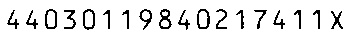
#> input picture core/4c19e00d-c1d2-41a8-bbca-09e20e1a68f5.jpg, 352 x 41 px
$ python -i functions.py   (imports and definitions only)
#> lines starting #> are read from the running program, lines starting #| are printed output that depends on the picture; after the words box and inside, x2 and y2 are one past the last pixel; in counts of white or black regions, pixels touching at a corner belong together
import math
import sys

import numpy as np
import cv2
import pytesseract
sys.path.append("../")
from config import *
pytesseract.pytesseract.tesseract_cmd = TESSERACT_OCR


# 二值化算法大全
class myThreshold():

    # [47 lines left out: functions getMinimumThreshold, __IsDimodal, not called in this run]

    def __getHisGram(self, imgSrc):
        hist_cv = cv2.calcHist([imgSrc], [0], None, [256], [0, 256])
        return hist_cv

    # 一维最大熵
    def get1DMaxEntropyThreshold(self, imgSrc):
        X = Y = Amount = 0
        HistGramD = {}
        MinValue = 0
        MaxValue = 255
        Threshold = 0

        HistGram = self.__getHisGram(imgSrc)

        for i in range(256):
            if HistGram[MinValue] == 0:
                MinValue += 1
            else:
                break

        while MaxValue > MinValue and HistGram[MinValue] == 0:
            MaxValue -= 1

        if (MaxValue == MinValue):
            return MaxValue     # 图像只有一个颜色
        if (MinValue + 1 == MaxValue):
            return MinValue     # 图像只有二个颜色

        for Y in range(MinValue, MaxValue + 1):
            Amount += HistGram[Y]  # 像素总数

        for Y in range(MinValue, MaxValue + 1):
            HistGramD[Y] = HistGram[Y] / Amount + 1e-17

        MaxEntropy = 0.0
        for Y in range(MinValue + 1, MaxValue):
            SumIntegral = 0
            for X in range(MinValue, Y + 1):
                SumIntegral += HistGramD[X]

            EntropyBack = 0
            for X in range(MinValue, Y + 1):
                EntropyBack += (- HistGramD[X] / SumIntegral * math.log(HistGramD[X] / SumIntegral))

            EntropyFore = 0
            for X in range(Y + 1, MaxValue + 1):
                SumI = 1 - SumIntegral
                if SumI < 0:
                    SumI = abs(SumI)
                elif SumI == 0:
                    continue

                EntropyFore += (- HistGramD[X] / (1 - SumIntegral) * math.log(HistGramD[X] / SumI))

            if MaxEntropy < (EntropyBack + EntropyFore):
                Threshold = Y
                MaxEntropy = EntropyBack + EntropyFore

        if Threshold > 5:
            return Threshold - 5  # 存在误差
        return Threshold

    # ISODATA  阈值算法
    # [32 lines left out: function getIsoDataThreshold, not called in this run]

    def getIntermodesThreshold(self, imgSrc):
        HistGram = self.__getHisGram(imgSrc)
        return 126

    # 获取阈值
    def getAlgos(self):
        algos = {
            0: 'getMinimumThreshold',  # 谷底最小值
            1: 'get1DMaxEntropyThreshold',  # 一维最大熵
            2: 'getIsoDataThreshold', # intermeans
            # 3: 'getKittlerMinError', # kittler 最小错误
            4: 'getIntermodesThreshold',  # 双峰平均值的阈值
        }
        return algos


# 图像二值化 传入灰度图
def gray_to_binary(gray, method=1):
    j = method  # 0-5间 阈值获取算法
    thr = myThreshold()
    # 0-5间 阈值获取算法
    algos = thr.getAlgos()[j]
    threshold = getattr(thr, algos)(gray)
    # get 阈值 + 二值化数据
    ret, binary = cv2.threshold(gray, threshold, 255, cv2.THRESH_BINARY)
    return ret, binary


# 根据图片大小算出大致腐蚀or膨胀所需核的大小
def cal_element_size(img):
    sp = img.shape
    width = sp[1]
    kenaly = math.ceil((width / 400.0) * 12)
    kenalx = math.ceil((kenaly / 5.0) * 4)
    a = (int(kenalx), int(kenaly))
    return a


# 查找身份证id可能的区域 存起来
# [103 lines left out: functions find_id_regions, is_identi_number, crop_img_by_box, find_chinese_regions, not called in this run]


# 找到 每行文字的高
def horizontal_projection(binary_img):
    # 水平行边界坐标
    boundaryCoors = []
    (x, y) = binary_img.shape
    # 这一列
    a = [0 for z in range(0, x)]
    for i in range(0, x):
        # 对这一行
        for j in range(0, y):
            if binary_img[i, j] == 0:
                a[i] = a[i] + 1
    # 连续区域标识
    continuouStartFlag = False
    up = down = 0
    # 行高不足总高1/20 临时保存 考虑与下一个行合并
    tempUp = 0
    # 主要解决汉字中上下结构的单子行像素点不连续的问题
    for i in range(0, x):
        if a[i] > 1:
            if not continuouStartFlag:
                continuouStartFlag = True
                up = i
        else:
            if continuouStartFlag:
                continuouStartFlag = False
                down = i-1  # - 1
                if down - up >= x // 20 and down-up <= x//5:  # // 10
                    # 行高小于总高1/20的抛弃
                    boundaryCoors.append([up, down])
                    # print("if boundaryCoors", boundaryCoors)
                else:
                    if tempUp > 0:
                        if down - tempUp >= x // 20 and down - tempUp <= x//10:
                            # 行高小于总高1/20的抛弃
                            boundaryCoors.append([tempUp, down])
                            tempUp = 0
                    else:
                        tempUp = up
    # 姓名 年 月 日 性别-民族 地址
    if len(boundaryCoors) < 4:
        return False
    # print("boundaryCoors", boundaryCoors)
    return boundaryCoors


# [53 lines left out: function get_id_nums, not called in this run]


# 根据提取的区域 识别提取各部分汉字 民族+addr
def get_chinese_char(gray_char_area_img):
    # 二值化处理
    ret, binary = gray_to_binary(gray_char_area_img, method=1)

    # 2. 膨胀和腐蚀操作，得到可以查找矩形的图片
    # 获取核大小
    a = cal_element_size(binary)
    element1 = cv2.getStructuringElement(cv2.MORPH_RECT, (2, 2))
    element2 = cv2.getStructuringElement(cv2.MORPH_RECT, a)

    # 微处理去掉小的噪点
    dilation_1 = cv2.dilate(binary, element1, iterations=1)
    erosion_1 = cv2.erode(dilation_1, element1, iterations=1)
    # 文字膨胀与腐蚀使其连成一个整体
    erosion_2 = cv2.erode(erosion_1, element2, iterations=1)
    dilation_2 = cv2.dilate(erosion_2, element1, iterations=1)

    boundaryCoors = horizontal_projection(dilation_2)
    if not boundaryCoors:
        raise('获取各行起始坐标失败！')

    # 垂直投影对行内字符进行切割
    # 文本行序号
    textLine = 0
    CARD_NAME = CARD_ETHNIC = CARD_ADDR = ''
    for textLine, boundaryCoor in enumerate(boundaryCoors):
        # 依次从上到下
        if textLine == 0:
            vertiCoors, text = get_name(binary, boundaryCoor, gray_char_area_img)  # 获得垂直字符切割坐标 和 字符
            # print("457name:", text)
            CARD_NAME = text
        elif textLine == 1:
            vertiCoors, text = get_gender_ethic(binary, boundaryCoor, gray_char_area_img)  # 获得垂直字符切割坐标 和 字符
            # CARD_GENDER = text[0]
            CARD_ETHNIC = text
            # print("439enthic", CARD_ETHNIC)
        else:
            vertiCoors, text = get_address(binary, boundaryCoor, gray_char_area_img)  # 获得垂直字符切割坐标 和 字符
            CARD_ADDR += text

    return {'CARD_NAME': CARD_NAME, 'CARD_ETHNIC': CARD_ETHNIC, 'CARD_ADDR':CARD_ADDR}


# 文字切割 就是每一列一列列看 分块
# [172 lines left out: functions chars_cut, _chineseCharHandle, get_name, get_gender_ethic, get_address, not called in this run]

>>> import cv2
>>> picture = cv2.imread('4c19e00d-c1d2-41a8-bbca-09e20e1a68f5.jpg', cv2.IMREAD_GRAYSCALE)
#> picture is the input picture: shape (41, 352); min 0, max 255, mean 230.6
>>> result = get_chinese_char(picture)
#> in __getHisGram, `hist_cv = cv2.calcHist([imgSrc], [0], None, [256], [0, 256])`: hist_cv = 256 values, max 11247 at index 255, min 0 at index 7, mean 56.38
#> in get1DMaxEntropyThreshold, `HistGram = self.__getHisGram(imgSrc)`: HistGram has the same summary as hist_cv in __getHisGram
#> after the loop in get1DMaxEntropyThreshold, `for i in range(256):`: MinValue = 0
#> after the loop in get1DMaxEntropyThreshold, `while MaxValue > MinValue and HistGram[MinValue] == 0:`: MaxValue = 255
#> the loop in get1DMaxEntropyThreshold, `for Y in range(MinValue, MaxValue + 1):` made 256 passes
#> Amount on passes 1 to 3: [939], [1117], [1260]
#> after the loop in get1DMaxEntropyThreshold, `for Y in range(MinValue, MaxValue + 1):`: Amount = [14432]
#> after the loop in get1DMaxEntropyThreshold, `for Y in range(MinValue, MaxValue + 1):`: HistGramD = 256 items
#> after the loop in get1DMaxEntropyThreshold, `for Y in range(MinValue + 1, MaxValue):`: Threshold = 253
#> in gray_to_binary, `threshold = getattr(thr, algos)(gray)`: threshold = 248
#> in gray_to_binary, `ret, binary = cv2.threshold(gray, threshold, 255, cv2.THRESH_BINARY)`: binary: shape (41, 352); 90.5% white; black in thin lines or dots, all inside (x1, y1, x2, y2) = (7, 9, 343, 30)
#> in get_chinese_char, `a = cal_element_size(binary)`: a = (9, 11)
#> in get_chinese_char, `dilation_1 = cv2.dilate(binary, element1, iterations=1)`:
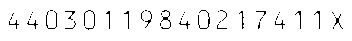
#> dilation_1: shape (41, 352); 95.8% white; black in thin lines or dots, all inside (x1, y1, x2, y2) = (9, 10, 343, 30)
#> in get_chinese_char, `erosion_1 = cv2.erode(dilation_1, element1, iterations=1)`:
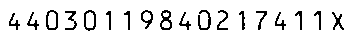
#> erosion_1: shape (41, 352); 90.7% white; black in thin lines or dots, all inside (x1, y1, x2, y2) = (9, 10, 344, 31)
#> in get_chinese_char, `erosion_2 = cv2.erode(erosion_1, element2, iterations=1)`:
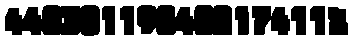
#> erosion_2: shape (41, 352); 43.2% white; 2 white regions (1 under 20 px), largest, box (x1, y1, x2, y2) and area: (0, 0, 352, 41) 6227
#> in get_chinese_char, `dilation_2 = cv2.dilate(erosion_2, element1, iterations=1)`:
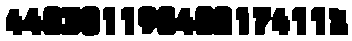
#> dilation_2: shape (41, 352); 48% white; 2 white regions (1 under 20 px), largest, box (x1, y1, x2, y2) and area: (0, 0, 352, 41) 6911
#> in get_chinese_char, `boundaryCoors = horizontal_projection(dilation_2)`: boundaryCoors = False
#> (the run stopped early here; a loop or call above may not have finished)
